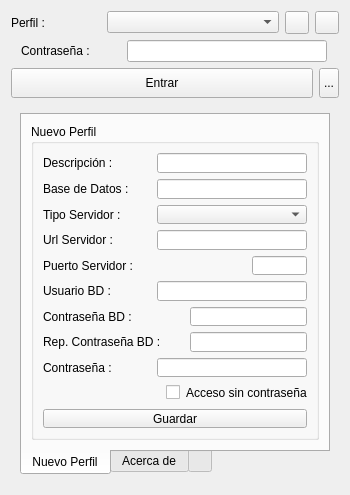
<?xml version="1.0" encoding="UTF-8"?>
<ui version="4.0">
 <class>frmLogin</class>
 <widget class="QWidget" name="frmLogin">
  <property name="geometry">
   <rect>
    <x>0</x>
    <y>0</y>
    <width>350</width>
    <height>495</height>
   </rect>
  </property>
  <property name="sizePolicy">
   <sizepolicy hsizetype="Minimum" vsizetype="Minimum">
    <horstretch>0</horstretch>
    <verstretch>0</verstretch>
   </sizepolicy>
  </property>
  <property name="minimumSize">
   <size>
    <width>350</width>
    <height>495</height>
   </size>
  </property>
  <property name="maximumSize">
   <size>
    <width>350</width>
    <height>495</height>
   </size>
  </property>
  <property name="windowTitle">
   <string>Acceso</string>
  </property>
  <property name="windowIcon">
   <iconset>
    <normaloff>../../share/icons/pineboo-logo-256.png</normaloff>../../share/icons/pineboo-logo-256.png</iconset>
  </property>
  <layout class="QVBoxLayout" name="verticalLayout">
   <item>
    <layout class="QHBoxLayout" name="horizontalLayout_2">
     <item>
      <widget class="QLabel" name="label">
       <property name="maximumSize">
        <size>
         <width>90</width>
         <height>16777215</height>
        </size>
       </property>
       <property name="text">
        <string>Perfil :</string>
       </property>
      </widget>
     </item>
     <item>
      <widget class="QComboBox" name="cbProfiles">
       <property name="maximumSize">
        <size>
         <width>200</width>
         <height>16777215</height>
        </size>
       </property>
      </widget>
     </item>
     <item>
      <widget class="QToolButton" name="tbDeleteProfile">
       <property name="toolTip">
        <string>Borra el perfil seleccionado</string>
       </property>
       <property name="statusTip">
        <string/>
       </property>
       <property name="text">
        <string/>
       </property>
       <property name="icon">
        <iconset>
         <normaloff>../../share/icons/gtk-cancel.png</normaloff>../../share/icons/gtk-cancel.png</iconset>
       </property>
      </widget>
     </item>
     <item>
      <widget class="QToolButton" name="tbEditProfile">
       <property name="toolTip">
        <string>Edita el perfil seleccionado</string>
       </property>
       <property name="statusTip">
        <string/>
       </property>
       <property name="text">
        <string/>
       </property>
       <property name="icon">
        <iconset>
         <normaloff>../../share/icons/gtk-properties.png</normaloff>../../share/icons/gtk-properties.png</iconset>
       </property>
      </widget>
     </item>
    </layout>
   </item>
   <item>
    <layout class="QHBoxLayout" name="horizontalLayout">
     <item>
      <widget class="QLabel" name="label_2">
       <property name="maximumSize">
        <size>
         <width>90</width>
         <height>16777215</height>
        </size>
       </property>
       <property name="text">
        <string>Contraseña :</string>
       </property>
      </widget>
     </item>
     <item>
      <widget class="QLineEdit" name="lePassword">
       <property name="sizePolicy">
        <sizepolicy hsizetype="Preferred" vsizetype="Fixed">
         <horstretch>0</horstretch>
         <verstretch>0</verstretch>
        </sizepolicy>
       </property>
       <property name="maximumSize">
        <size>
         <width>200</width>
         <height>16777215</height>
        </size>
       </property>
       <property name="echoMode">
        <enum>QLineEdit::Password</enum>
       </property>
      </widget>
     </item>
    </layout>
   </item>
   <item>
    <layout class="QHBoxLayout" name="horizontalLayout_3">
     <item>
      <widget class="QPushButton" name="pbLogin">
       <property name="minimumSize">
        <size>
         <width>120</width>
         <height>30</height>
        </size>
       </property>
       <property name="text">
        <string>Entrar</string>
       </property>
      </widget>
     </item>
     <item>
      <widget class="QToolButton" name="tbOptions">
       <property name="maximumSize">
        <size>
         <width>20</width>
         <height>30</height>
        </size>
       </property>
       <property name="text">
        <string>...</string>
       </property>
      </widget>
     </item>
    </layout>
   </item>
   <item>
    <spacer name="verticalSpacer_2">
     <property name="orientation">
      <enum>Qt::Vertical</enum>
     </property>
     <property name="sizeHint" stdset="0">
      <size>
       <width>20</width>
       <height>3</height>
      </size>
     </property>
    </spacer>
   </item>
   <item>
    <widget class="QFrame" name="frmOptions">
     <property name="minimumSize">
      <size>
       <width>0</width>
       <height>350</height>
      </size>
     </property>
     <property name="frameShape">
      <enum>QFrame::NoFrame</enum>
     </property>
     <property name="frameShadow">
      <enum>QFrame::Plain</enum>
     </property>
     <property name="lineWidth">
      <number>0</number>
     </property>
     <layout class="QVBoxLayout" name="verticalLayout_4">
      <item>
       <widget class="QTabWidget" name="tabWidget">
        <property name="sizePolicy">
         <sizepolicy hsizetype="Preferred" vsizetype="Preferred">
          <horstretch>0</horstretch>
          <verstretch>0</verstretch>
         </sizepolicy>
        </property>
        <property name="tabPosition">
         <enum>QTabWidget::South</enum>
        </property>
        <property name="currentIndex">
         <number>0</number>
        </property>
        <property name="iconSize">
         <size>
          <width>16</width>
          <height>16</height>
         </size>
        </property>
        <widget class="QWidget" name="NewProfileTab">
         <attribute name="title">
          <string>Nuevo Perfil</string>
         </attribute>
         <layout class="QVBoxLayout" name="verticalLayout_5">
          <item>
           <widget class="QGroupBox" name="groupBox">
            <property name="sizePolicy">
             <sizepolicy hsizetype="Expanding" vsizetype="Expanding">
              <horstretch>0</horstretch>
              <verstretch>0</verstretch>
             </sizepolicy>
            </property>
            <property name="title">
             <string>Nuevo Perfil</string>
            </property>
            <layout class="QVBoxLayout" name="verticalLayout_3">
             <item>
              <layout class="QHBoxLayout" name="horizontalLayout_4">
               <item>
                <widget class="QLabel" name="label_4">
                 <property name="text">
                  <string>Descripción :</string>
                 </property>
                </widget>
               </item>
               <item>
                <widget class="QLineEdit" name="leDescription">
                 <property name="minimumSize">
                  <size>
                   <width>130</width>
                   <height>0</height>
                  </size>
                 </property>
                 <property name="maximumSize">
                  <size>
                   <width>150</width>
                   <height>16777215</height>
                  </size>
                 </property>
                </widget>
               </item>
              </layout>
             </item>
             <item>
              <layout class="QHBoxLayout" name="horizontalLayout_12">
               <item>
                <widget class="QLabel" name="label_14">
                 <property name="text">
                  <string>Base de Datos :</string>
                 </property>
                </widget>
               </item>
               <item>
                <widget class="QLineEdit" name="leDBName">
                 <property name="minimumSize">
                  <size>
                   <width>130</width>
                   <height>0</height>
                  </size>
                 </property>
                 <property name="maximumSize">
                  <size>
                   <width>150</width>
                   <height>16777215</height>
                  </size>
                 </property>
                </widget>
               </item>
              </layout>
             </item>
             <item>
              <layout class="QHBoxLayout" name="horizontalLayout_5">
               <item>
                <widget class="QLabel" name="label_5">
                 <property name="text">
                  <string>Tipo Servidor :</string>
                 </property>
                </widget>
               </item>
               <item>
                <widget class="QComboBox" name="cbDBType">
                 <property name="minimumSize">
                  <size>
                   <width>150</width>
                   <height>0</height>
                  </size>
                 </property>
                 <property name="maximumSize">
                  <size>
                   <width>150</width>
                   <height>16777215</height>
                  </size>
                 </property>
                </widget>
               </item>
              </layout>
             </item>
             <item>
              <layout class="QHBoxLayout" name="horizontalLayout_6">
               <item>
                <widget class="QLabel" name="label_6">
                 <property name="text">
                  <string>Url Servidor :</string>
                 </property>
                </widget>
               </item>
               <item>
                <widget class="QLineEdit" name="leURL">
                 <property name="minimumSize">
                  <size>
                   <width>150</width>
                   <height>0</height>
                  </size>
                 </property>
                 <property name="maximumSize">
                  <size>
                   <width>150</width>
                   <height>16777215</height>
                  </size>
                 </property>
                </widget>
               </item>
              </layout>
             </item>
             <item>
              <layout class="QHBoxLayout" name="horizontalLayout_7">
               <item>
                <widget class="QLabel" name="label_7">
                 <property name="text">
                  <string>Puerto Servidor :</string>
                 </property>
                </widget>
               </item>
               <item>
                <spacer name="horizontalSpacer">
                 <property name="orientation">
                  <enum>Qt::Horizontal</enum>
                 </property>
                 <property name="sizeType">
                  <enum>QSizePolicy::Preferred</enum>
                 </property>
                 <property name="sizeHint" stdset="0">
                  <size>
                   <width>128</width>
                   <height>20</height>
                  </size>
                 </property>
                </spacer>
               </item>
               <item>
                <widget class="QLineEdit" name="lePort">
                 <property name="maximumSize">
                  <size>
                   <width>70</width>
                   <height>16777215</height>
                  </size>
                 </property>
                 <property name="alignment">
                  <set>Qt::AlignRight|Qt::AlignTrailing|Qt::AlignVCenter</set>
                 </property>
                </widget>
               </item>
              </layout>
             </item>
             <item>
              <layout class="QHBoxLayout" name="horizontalLayout_8">
               <item>
                <widget class="QLabel" name="label_8">
                 <property name="text">
                  <string>Usuario BD :</string>
                 </property>
                </widget>
               </item>
               <item>
                <widget class="QLineEdit" name="leDBUser">
                 <property name="minimumSize">
                  <size>
                   <width>150</width>
                   <height>0</height>
                  </size>
                 </property>
                 <property name="maximumSize">
                  <size>
                   <width>150</width>
                   <height>16777215</height>
                  </size>
                 </property>
                </widget>
               </item>
              </layout>
             </item>
             <item>
              <layout class="QHBoxLayout" name="horizontalLayout_9">
               <item>
                <widget class="QLabel" name="label_9">
                 <property name="text">
                  <string>Contraseña BD :</string>
                 </property>
                </widget>
               </item>
               <item>
                <spacer name="horizontalSpacer_3">
                 <property name="orientation">
                  <enum>Qt::Horizontal</enum>
                 </property>
                 <property name="sizeHint" stdset="0">
                  <size>
                   <width>28</width>
                   <height>13</height>
                  </size>
                 </property>
                </spacer>
               </item>
               <item>
                <widget class="QLineEdit" name="leDBPassword">
                 <property name="minimumSize">
                  <size>
                   <width>117</width>
                   <height>0</height>
                  </size>
                 </property>
                 <property name="maximumSize">
                  <size>
                   <width>117</width>
                   <height>16777215</height>
                  </size>
                 </property>
                 <property name="echoMode">
                  <enum>QLineEdit::Password</enum>
                 </property>
                </widget>
               </item>
              </layout>
             </item>
             <item>
              <layout class="QHBoxLayout" name="horizontalLayout_13">
               <item>
                <widget class="QLabel" name="label_16">
                 <property name="text">
                  <string>Rep. Contraseña BD :</string>
                 </property>
                </widget>
               </item>
               <item>
                <widget class="QLineEdit" name="leDBPassword2">
                 <property name="minimumSize">
                  <size>
                   <width>117</width>
                   <height>0</height>
                  </size>
                 </property>
                 <property name="maximumSize">
                  <size>
                   <width>117</width>
                   <height>16777215</height>
                  </size>
                 </property>
                 <property name="echoMode">
                  <enum>QLineEdit::Password</enum>
                 </property>
                 <property name="clearButtonEnabled">
                  <bool>false</bool>
                 </property>
                </widget>
               </item>
              </layout>
             </item>
             <item>
              <layout class="QHBoxLayout" name="horizontalLayout_10">
               <item>
                <widget class="QLabel" name="label_10">
                 <property name="text">
                  <string>Contraseña :</string>
                 </property>
                </widget>
               </item>
               <item>
                <widget class="QLineEdit" name="leProfilePassword">
                 <property name="minimumSize">
                  <size>
                   <width>150</width>
                   <height>0</height>
                  </size>
                 </property>
                 <property name="maximumSize">
                  <size>
                   <width>150</width>
                   <height>16777215</height>
                  </size>
                 </property>
                 <property name="echoMode">
                  <enum>QLineEdit::Password</enum>
                 </property>
                </widget>
               </item>
              </layout>
             </item>
             <item>
              <layout class="QHBoxLayout" name="horizontalLayout_11">
               <item>
                <spacer name="horizontalSpacer_2">
                 <property name="orientation">
                  <enum>Qt::Horizontal</enum>
                 </property>
                 <property name="sizeHint" stdset="0">
                  <size>
                   <width>40</width>
                   <height>20</height>
                  </size>
                 </property>
                </spacer>
               </item>
               <item>
                <widget class="QCheckBox" name="cbAutoLogin">
                 <property name="maximumSize">
                  <size>
                   <width>15</width>
                   <height>16777215</height>
                  </size>
                 </property>
                 <property name="text">
                  <string/>
                 </property>
                </widget>
               </item>
               <item>
                <widget class="QLabel" name="label_13">
                 <property name="text">
                  <string>Acceso sin contraseña</string>
                 </property>
                </widget>
               </item>
              </layout>
             </item>
             <item>
              <widget class="QPushButton" name="pbSaveConnection">
               <property name="sizePolicy">
                <sizepolicy hsizetype="Preferred" vsizetype="Minimum">
                 <horstretch>0</horstretch>
                 <verstretch>0</verstretch>
                </sizepolicy>
               </property>
               <property name="text">
                <string>Guardar</string>
               </property>
              </widget>
             </item>
            </layout>
           </widget>
          </item>
         </layout>
        </widget>
        <widget class="QWidget" name="AboutTab">
         <attribute name="title">
          <string>Acerca de</string>
         </attribute>
         <layout class="QVBoxLayout" name="verticalLayout_2">
          <item>
           <widget class="QLabel" name="label_11">
            <property name="text">
             <string>Pico Eneboo Core. 2018</string>
            </property>
           </widget>
          </item>
          <item>
           <widget class="QLabel" name="label_12">
            <property name="text">
             <string>Desarrollado por la comunidad Eneboo
 basandose en el proyecto pineboo de:
 David Martínez Martí</string>
            </property>
           </widget>
          </item>
          <item>
           <widget class="QLabel" name="label_3">
            <property name="text">
             <string>https://github.com/deavid/pineboo</string>
            </property>
            <property name="openExternalLinks">
             <bool>false</bool>
            </property>
            <property name="textInteractionFlags">
             <set>Qt::NoTextInteraction</set>
            </property>
           </widget>
          </item>
          <item>
           <widget class="QLabel" name="label_15">
            <property name="text">
             <string>Licencia</string>
            </property>
           </widget>
          </item>
          <item>
           <widget class="QPlainTextEdit" name="plainTextEdit">
            <property name="plainText">
             <string>Copyright © 2012 David Martínez Martí

Permission is hereby granted, free of charge, to any person obtaining a copy of 
this software and associated documentation files (the “Software”), to deal in 
the Software without restriction, including without limitation the rights to 
use, copy, modify, merge, publish, distribute, sublicense, and/or sell copies 
of the Software, and to permit persons to whom the Software is furnished to do 
so, subject to the following conditions:

The above copyright notice and this permission notice shall be included in all 
copies or substantial portions of the Software.

THE SOFTWARE IS PROVIDED “AS IS”, WITHOUT WARRANTY OF ANY KIND, EXPRESS OR 
IMPLIED, INCLUDING BUT NOT LIMITED TO THE WARRANTIES OF MERCHANTABILITY, FITNESS 
FOR A PARTICULAR PURPOSE AND NONINFRINGEMENT. IN NO EVENT SHALL THE AUTHORS OR 
COPYRIGHT HOLDERS BE LIABLE FOR ANY CLAIM, DAMAGES OR OTHER LIABILITY, WHETHER 
IN AN ACTION OF CONTRACT, TORT OR OTHERWISE, ARISING FROM, OUT OF OR IN 
CONNECTION WITH THE SOFTWARE OR THE USE OR OTHER DEALINGS IN THE SOFTWARE.</string>
            </property>
           </widget>
          </item>
          <item>
           <spacer name="verticalSpacer_4">
            <property name="orientation">
             <enum>Qt::Vertical</enum>
            </property>
            <property name="sizeType">
             <enum>QSizePolicy::Fixed</enum>
            </property>
            <property name="sizeHint" stdset="0">
             <size>
              <width>20</width>
              <height>10</height>
             </size>
            </property>
           </spacer>
          </item>
         </layout>
        </widget>
        <widget class="QWidget" name="tab">
         <attribute name="icon">
          <iconset>
           <normaloff>../../share/icons/folder.png</normaloff>../../share/icons/folder.png</iconset>
         </attribute>
         <attribute name="title">
          <string/>
         </attribute>
         <layout class="QVBoxLayout" name="verticalLayout_6">
          <item>
           <widget class="QLabel" name="label_17">
            <property name="text">
             <string>Ruta profiles :</string>
            </property>
           </widget>
          </item>
          <item>
           <layout class="QHBoxLayout" name="horizontalLayout_14">
            <item>
             <widget class="QLineEdit" name="le_profiles">
              <property name="enabled">
               <bool>false</bool>
              </property>
             </widget>
            </item>
            <item>
             <widget class="QToolButton" name="tb_profiles">
              <property name="maximumSize">
               <size>
                <width>20</width>
                <height>30</height>
               </size>
              </property>
              <property name="text">
               <string>...</string>
              </property>
             </widget>
            </item>
           </layout>
          </item>
          <item>
           <spacer name="verticalSpacer">
            <property name="orientation">
             <enum>Qt::Vertical</enum>
            </property>
            <property name="sizeHint" stdset="0">
             <size>
              <width>20</width>
              <height>241</height>
             </size>
            </property>
           </spacer>
          </item>
         </layout>
        </widget>
       </widget>
      </item>
     </layout>
    </widget>
   </item>
  </layout>
 </widget>
 <resources/>
 <connections/>
</ui>
